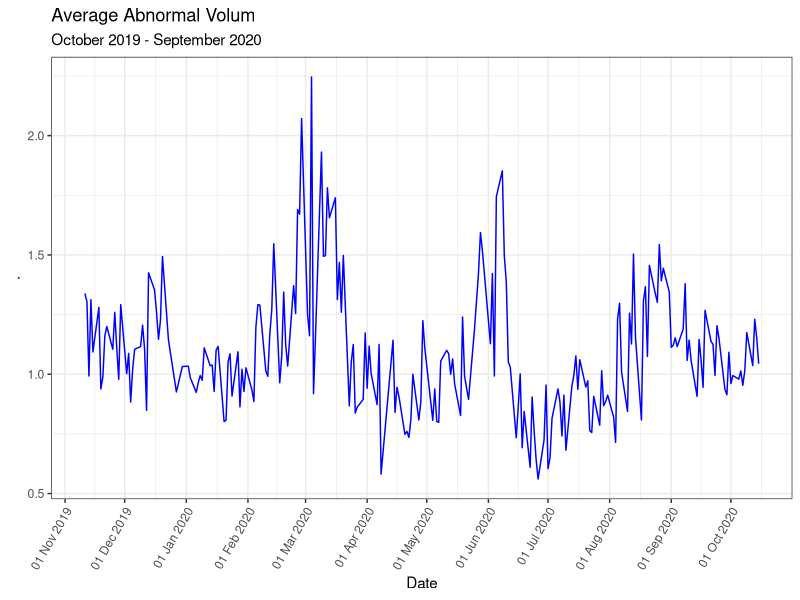
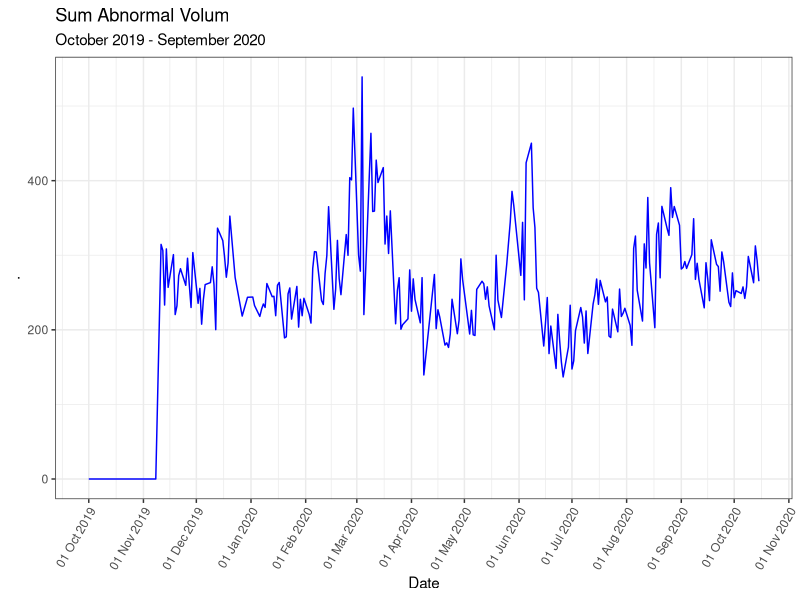

Reproduce these figures in R, in order. (Note: this script raises an error after producing the figures.)
# Libraries
library(readxl)
library(tidyverse)
library(zoo)

# Load and format data ----------------------------------------------------
stock_data <- read_excel("Stock_data/stock_final.xlsx") %>% as.data.frame()

# Fix problem with mismatching dates
stock_data <- 
  merge(stock_data[,-2], stock_data[,1:2], by=1:2, all.y = T) %>% 
  select(-EQY_SH_OUT)

colnames(stock_data)[2] <- "date"

# Change structure of variables from character to numeric
stock_data[,3:7] <- sapply(stock_data[,3:7],as.numeric)

# Change NAN to 0 in volume
stock_data$PX_VOLUME[is.na(stock_data$PX_VOLUME)] <- 0


for (i in unique(stock_data$Security)) {
  stock_data$PX_LAST[stock_data$Security == i] <- na.locf(stock_data$PX_LAST[stock_data$Security == i], na.rm = FALSE)
}


for (i in unique(stock_data$Security)) {
  x <- min(as.numeric(row.names(stock_data[stock_data$Security == i,]))) + 1
  z <- max(as.numeric(row.names(stock_data[stock_data$Security == i,])))
  
  for (j in x:z) {
    if (is.na(stock_data$PX_OPEN[j])) {
      stock_data$PX_OPEN[j] <- stock_data$PX_LAST[j-1]
    }
  }
}

# Remove unnecessary variables
rm(i, j, x, z)

# Calculate abnormal returns ----------------------------------------------

# Calculate return 
stock_data$daily_return <- (stock_data$PX_LAST-stock_data$PX_OPEN)/stock_data$PX_OPEN


# Calculate abnormal volume -----------------------------------------------

# Volume sum
#stock_data$volume_sum <- rollsumr(df$PX_VOLUME, k = 30, fill = NA)


# Odeen method
for (i in unique(stock_data$Security)) {
  stock_data$AV_ODEEN[stock_data$Security == i] <- stock_data$PX_VOLUME[stock_data$Security == i]/(rollsumr(stock_data$PX_VOLUME[stock_data$Security == i], k = 30, fill = NA)/30)
}

# DellaVigna formula
for (i in unique(stock_data$Security)) {
  stock_data$AV_DV[stock_data$Security == i] <- log(((stock_data$PX_VOLUME[stock_data$Security == i] + lead(stock_data$PX_VOLUME[stock_data$Security == i]))/2)+1) - log(((rollsumr(stock_data$PX_VOLUME[stock_data$Security == i], k = 41, fill = NA)-rollsumr(stock_data$PX_VOLUME[stock_data$Security == i], k = 11, fill = NA))/30)+1)
}

# Average abnormal volume by day
AV_avg <- stock_data %>% 
  select(date, AV_ODEEN) %>% 
  group_by(date) %>% 
  summarise(av.mean = mean(AV_ODEEN, na.rm = T))


stock_data %>% 
  select(date, AV_ODEEN) %>% 
  group_by(date) %>% 
  summarise(av.mean = mean(AV_ODEEN, na.rm = T)) %>%
  na.omit %>% 
  
  ggplot(., aes(x = as.Date(date), y = av.mean)) +
  geom_line(color = "blue") +
  labs(title = "Average Abnormal Volum",
       subtitle = "October 2019 - September 2020",
       x = "Date", y = ".") +
  scale_x_date(date_labels = "%d %b %Y",date_breaks  ="1 month") +
  theme_bw() +
  theme(axis.text.x = element_text(angle = 60, hjust = 1))


# Total abnormal volume by day
stock_data %>% 
  select(date, AV_ODEEN) %>% 
  group_by(date) %>% 
  summarise(av.sum = sum(AV_ODEEN, na.rm = T)) %>%
  na.omit %>% 
  
  ggplot(., aes(x = as.Date(date), y = av.sum)) +
  geom_line(color = "blue") +
  labs(title = "Sum Abnormal Volum",
       subtitle = "October 2019 - September 2020",
       x = "Date", y = ".") +
  scale_x_date(date_labels = "%d %b %Y",date_breaks  ="1 month") +
  theme_bw() +
  theme(axis.text.x = element_text(angle = 60, hjust = 1))

# Looking at companies that have earnings report on a day with a conference on TV
common <- as.Date(intersect(earnings$date, df2$date)) # Find the common rows
test <- earnings[earnings$date %in% common,] # Extract the common rows in the dataset

# Calculating market return
# - weight each stock by market cap?
# - return of each stock
test <- stock_data %>% 
  group_by(date) %>%
  summarize(total_mkt_cap = sum(CUR_MKT_CAP, na.rm = T)) %>% ungroup %>%
  remove_missing() %>% 
  mutate(return = (total_mkt_cap - lag(total_mkt_cap)) / lag(total_mkt_cap)) # lag gives the previous value


# Plot of market over time
test %>% ggplot(.,aes(x=date, y=total_mkt_cap/3435)) + #divide by 3435 to make it look similar to that of OSBX
  ylim(550, 900) +
  geom_line() +
  ggtitle("Market over time for all stocks listed on OSBX") +
  labs(y = "Normalized market value") +
  theme_bw()

# Plot of return over time
test %>% ggplot(.,aes(x=date, y=return)) +
  #ylim(550, 900) +
  geom_line() +
  ggtitle("Market return over time for all stocks listed on OSBX") +
  labs(y = "Return") +
  theme_bw()



# Graph of trading volume over time
stock_data %>% 
  group_by(date) %>% 
  summarize(total_volume = sum(PX_VOLUME)) %>% ungroup %>% 
  ggplot(., aes(x=date, y=total_volume/10^6)) +
  geom_line() +
  ggtitle("Total trading volume over time") +
  labs(y = "Million trades", x= "Date") +
  theme_bw()

# Graph of trading volume over time
# Differentiating between company size.

grouped_df <- stock_data %>% 
  group_by(Security) %>%
  summarize(avg_mkt_cap = mean(CUR_MKT_CAP, na.rm = T)) %>%
  remove_missing() %>% 
  mutate(Size_Level = cut(avg_mkt_cap,
                           quantile(avg_mkt_cap, c(0, .50, .75, 1)),
                           labels = c('Small', 'Medium', 'Big'),
                           include.lowest = TRUE)) %>% 
  merge(.,stock_data, by = "Security")  # idk if this is the most efficient way..

# Plot by each category.
# Intrestingly we see that it is the medium sized companies that is deriving most of the volume
grouped_df %>% 
  group_by(date, Size_Level) %>% 
  summarize(total_volume = sum(PX_VOLUME)) %>%
  ggplot(., aes(x=date, y=total_volume/10^6, fill=Size_Level)) +
  geom_area()+
  geom_area(alpha=0.6 , size=.2, colour="black") +
  ggtitle("Total trading volume for different market caps") +
  labs(y = "Million trades") +
  theme_bw()

# Could it be that most of this variation in volume is caused by Norwegian?
tot_vol <- stock_data %>% 
  group_by(Security) %>% 
  summarize(total_volume = sum(PX_VOLUME))
  # No.. KOA has had most trades over the period.

tot_vol2 <- stock_data %>% 
  group_by(Security) %>%
  summarize(avg_mkt_cap = mean(CUR_MKT_CAP, na.rm = T)) %>%
  remove_missing() %>% 
  mutate(Size_Level = cut(avg_mkt_cap,
                          quantile(avg_mkt_cap, c(0, .25, .75, 1)),
                          labels = c('Small', 'Medium', 'Big'),
                          include.lowest = TRUE)) %>% 
  merge(.,tot_vol, by = "Security")


# Calculate volatility ----------------------------------------------------
stock_data$PX_LAST <- na.locf(stock_data$PX_LAST) # Replace NAs in PX_LAST with previous non NA value, there may be a problem if first value is NA - need to look at this


stock_data$rn <- log(stock_data$PX_LAST/lag(stock_data$PX_LAST))

stock_data <- stock_data[-1,]

stock_data$volatility_calc <- rollmeanr(stock_data$rn, k = 21, fill = NA)

mean(stock_data$rn[2:21])



